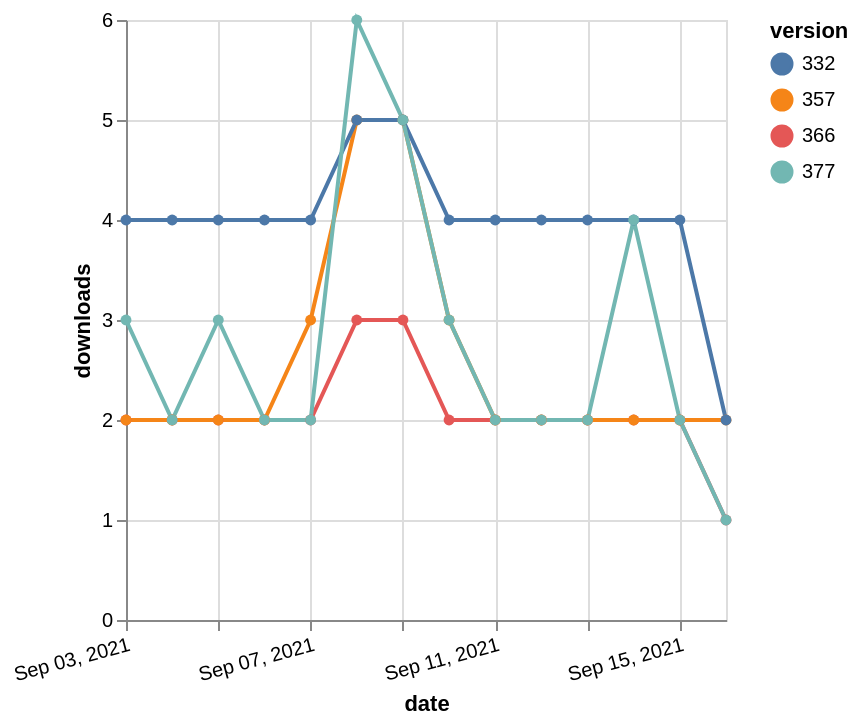

Express this chart as Vega-Lite.
### Vega-Lite specification from a JSON file in a GitHub repository (floating-point values rounded to 4 significant figures)
{"$schema": "https://vega.github.io/schema/vega-lite/v5.json", "description": "A simple bar chart with embedded data.", "data": {"values": [{"date": "2021-09-03", "total": 2308, "delta": 2, "version": "366"}, {"date": "2021-09-04", "total": 2310, "delta": 2, "version": "366"}, {"date": "2021-09-05", "total": 2312, "delta": 2, "version": "366"}, {"date": "2021-09-06", "total": 2314, "delta": 2, "version": "366"}, {"date": "2021-09-07", "total": 2316, "delta": 2, "version": "366"}, {"date": "2021-09-08", "total": 2319, "delta": 3, "version": "366"}, {"date": "2021-09-09", "total": 2322, "delta": 3, "version": "366"}, {"date": "2021-09-10", "total": 2324, "delta": 2, "version": "366"}, {"date": "2021-09-11", "total": 2326, "delta": 2, "version": "366"}, {"date": "2021-09-12", "total": 2328, "delta": 2, "version": "366"}, {"date": "2021-09-13", "total": 2330, "delta": 2, "version": "366"}, {"date": "2021-09-14", "total": 2332, "delta": 2, "version": "366"}, {"date": "2021-09-15", "total": 2334, "delta": 2, "version": "366"}, {"date": "2021-09-16", "total": 2335, "delta": 1, "version": "366"}, {"date": "2021-09-03", "total": 2910, "delta": 2, "version": "357"}, {"date": "2021-09-04", "total": 2912, "delta": 2, "version": "357"}, {"date": "2021-09-05", "total": 2914, "delta": 2, "version": "357"}, {"date": "2021-09-06", "total": 2916, "delta": 2, "version": "357"}, {"date": "2021-09-07", "total": 2919, "delta": 3, "version": "357"}, {"date": "2021-09-08", "total": 2924, "delta": 5, "version": "357"}, {"date": "2021-09-09", "total": 2929, "delta": 5, "version": "357"}, {"date": "2021-09-10", "total": 2932, "delta": 3, "version": "357"}, {"date": "2021-09-11", "total": 2934, "delta": 2, "version": "357"}, {"date": "2021-09-12", "total": 2936, "delta": 2, "version": "357"}, {"date": "2021-09-13", "total": 2938, "delta": 2, "version": "357"}, {"date": "2021-09-14", "total": 2940, "delta": 2, "version": "357"}, {"date": "2021-09-15", "total": 2942, "delta": 2, "version": "357"}, {"date": "2021-09-16", "total": 2944, "delta": 2, "version": "357"}, {"date": "2021-09-03", "total": 4913, "delta": 4, "version": "332"}, {"date": "2021-09-04", "total": 4917, "delta": 4, "version": "332"}, {"date": "2021-09-05", "total": 4921, "delta": 4, "version": "332"}, {"date": "2021-09-06", "total": 4925, "delta": 4, "version": "332"}, {"date": "2021-09-07", "total": 4929, "delta": 4, "version": "332"}, {"date": "2021-09-08", "total": 4934, "delta": 5, "version": "332"}, {"date": "2021-09-09", "total": 4939, "delta": 5, "version": "332"}, {"date": "2021-09-10", "total": 4943, "delta": 4, "version": "332"}, {"date": "2021-09-11", "total": 4947, "delta": 4, "version": "332"}, {"date": "2021-09-12", "total": 4951, "delta": 4, "version": "332"}, {"date": "2021-09-13", "total": 4955, "delta": 4, "version": "332"}, {"date": "2021-09-14", "total": 4959, "delta": 4, "version": "332"}, {"date": "2021-09-15", "total": 4963, "delta": 4, "version": "332"}, {"date": "2021-09-16", "total": 4965, "delta": 2, "version": "332"}, {"date": "2021-09-03", "total": 2127, "delta": 3, "version": "377"}, {"date": "2021-09-04", "total": 2129, "delta": 2, "version": "377"}, {"date": "2021-09-05", "total": 2132, "delta": 3, "version": "377"}, {"date": "2021-09-06", "total": 2134, "delta": 2, "version": "377"}, {"date": "2021-09-07", "total": 2136, "delta": 2, "version": "377"}, {"date": "2021-09-08", "total": 2142, "delta": 6, "version": "377"}, {"date": "2021-09-09", "total": 2147, "delta": 5, "version": "377"}, {"date": "2021-09-10", "total": 2150, "delta": 3, "version": "377"}, {"date": "2021-09-11", "total": 2152, "delta": 2, "version": "377"}, {"date": "2021-09-12", "total": 2154, "delta": 2, "version": "377"}, {"date": "2021-09-13", "total": 2156, "delta": 2, "version": "377"}, {"date": "2021-09-14", "total": 2160, "delta": 4, "version": "377"}, {"date": "2021-09-15", "total": 2162, "delta": 2, "version": "377"}, {"date": "2021-09-16", "total": 2163, "delta": 1, "version": "377"}]}, "width": "container", "mark": {"type": "line", "point": {"filled": true}}, "encoding": {"x": {"field": "date", "type": "temporal", "timeUnit": "yearmonthdate", "title": "date", "axis": {"labelAngle": -15}}, "y": {"field": "delta", "type": "quantitative", "title": "downloads"}, "color": {"field": "version", "type": "nominal"}, "tooltip": {"field": "delta"}}}
